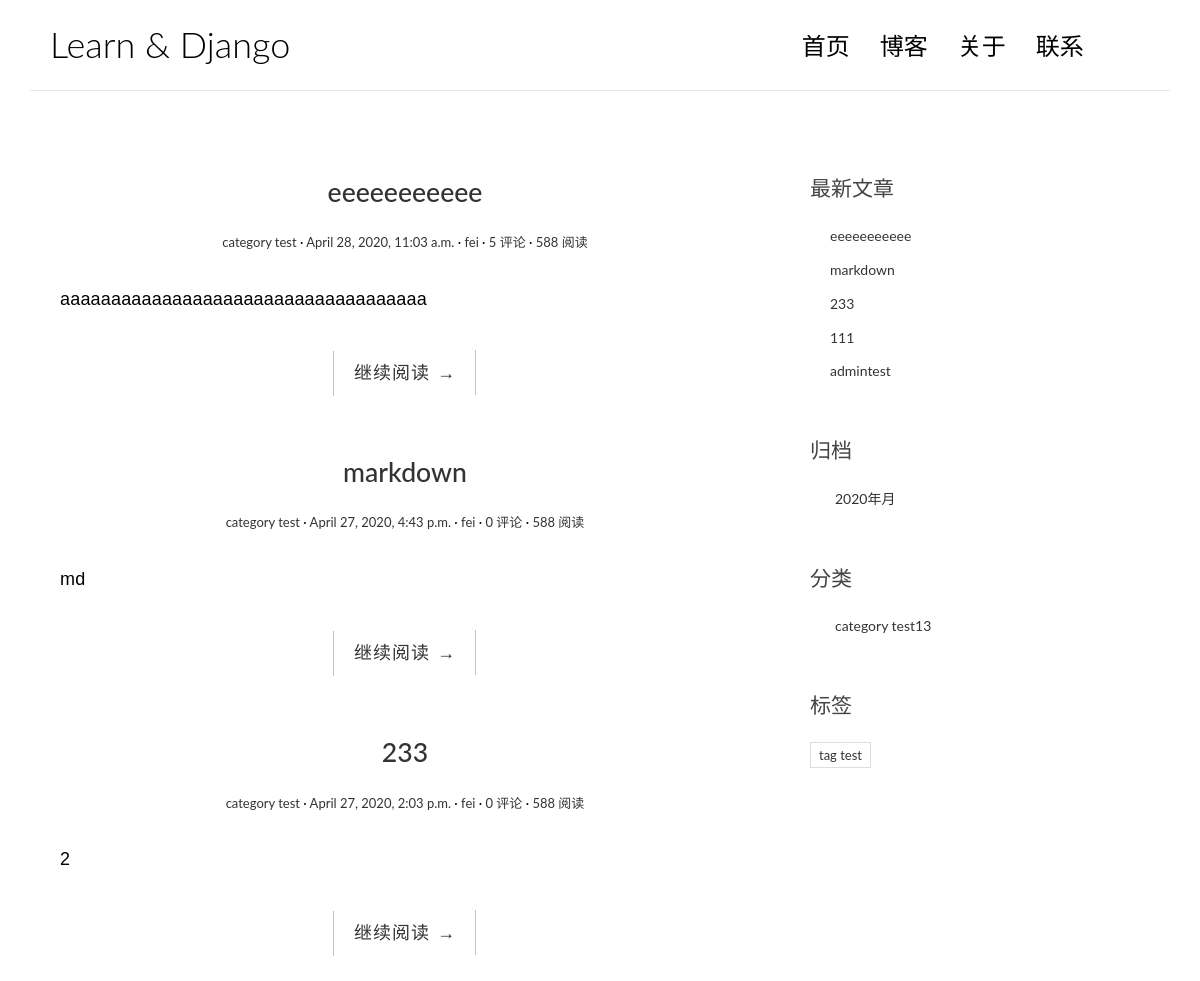
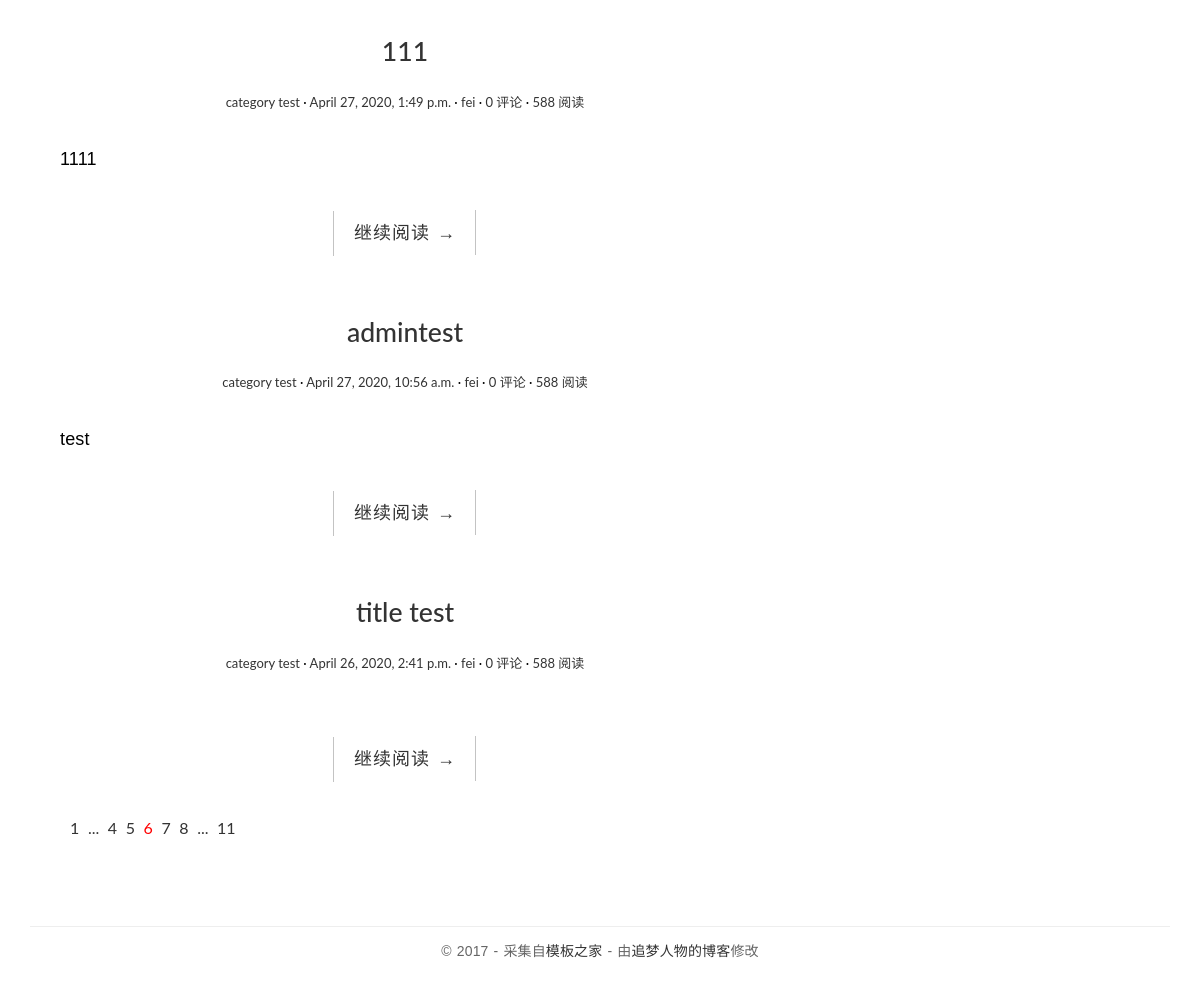
Page /blog on the committed database (2 pictures, top to bottom).
### blog/models.py (models this page shows, shortened)
class Post(models.Model):
    class Meta:
        verbose_name = '文章'
        verbose_name_plural = verbose_name
    title = models.CharField('标题', max_length=100)
    body = models.TextField('正文', max_length=100000)
    created_time = models.DateTimeField('创建时间', default=timezone.now)
    modified_time = models.DateTimeField('修改时间')
    excerpt = models.CharField('摘要', max_length=100, blank=True)
    category = models.ForeignKey(Category, verbose_name='分类', on_delete=models.CASCADE)
    tags = models.ManyToManyField(Tag, verbose_name='标签', blank=True)
    author = models.ForeignKey(User, verbose_name='作者', on_delete=models.CASCADE)
    def get_absolute_url(self):
        return reverse('blog:detail', kwargs={'pk': self.pk})

class Category(models.Model):
    name = models.CharField(max_length=100)
    class Meta:
        verbose_name = '分类'
        verbose_name_plural = verbose_name

class Tag(models.Model):
    name = models.CharField(max_length=100)
    class Meta:
        verbose_name = '标签'
        verbose_name_plural = verbose_name

### blog/views.py (the view)
# urls.py: path('blog', views.index, name='index'),
def index(request):
    post_list = Post.objects.all().order_by('-created_time')
    return render(request, 'blog/index.html', context={
        'post_list': post_list
    })

### blog/templatetags/blog_extra.py (called while the page is built)
@register.inclusion_tag('blog/inclusions/_recent_posts.html', takes_context=True)
def show_recent_posts(context, num=5):
    return {
        'recent_post_list': Post.objects.all().order_by('-created_time')[:num]
    }

@register.inclusion_tag('blog/inclusions/_archives.html', takes_context=True)
def show_archives(context):
    return {
        'date_list': Post.objects.dates('created_time', 'month', order='DESC')
    }

@register.inclusion_tag('blog/inclusions/_categories.html', takes_context=True)
def show_categories(context):
    return {
        'category_list': Category.objects.all()
    }

@register.inclusion_tag('blog/inclusions/_tags.html', takes_context=True)
def show_tags(context):
    return {
        'tag_list': Tag.objects.all()
    }

### templates/blog/index.html
{% extends 'base.html' %}
{% block main %}
    {% for post in post_list %}
        <article class="post post-{{ post.pk }}">
            <header class="entry-header">
                <h1 class="entry-title">
                    <a href="{{ post.get_absolute_url }}">{{ post.title }}</a>
                </h1>
                <div class="entry-meta">
                    <span class="post-category"><a href="#">{{ post.category.name }}</a></span>
                    <span class="post-date"><a href="#"><time class="entry-date"
                                                              datetime="{{ post.created_time }}">{{ post.created_time }}</time></a></span>
                    <span class="post-author"><a href="#">{{ post.author }}</a></span>
                    <span class="comments-link"><a href="{{ post.get_absolute_url }}#comment-area">{{ post.comment_set.count }} 评论</a></span>
                    <span class="views-count"><a href="#">588 阅读</a></span>
                </div>
            </header>
            <div class="entry-content clearfix">
                <p>{{ post.excerpt }}</p>
                <div class="read-more cl-effect-14">
                    <a href="{{ post.get_absolute_url }}" class="more-link">继续阅读 <span class="meta-nav">→</span></a>
                </div>
            </div>
        </article>
    {% empty %}
        <div class="no-post">暂时还没有文章</div>
    {% endfor %}
    <div class="pagination">
        <ul>
            <li><a href="">1</a></li>
            <li><a href="">...</a></li>
            <li><a href="">4</a></li>
            <li><a href="">5</a></li>
            <li class="current"><a href="">6</a></li>
            <li><a href="">7</a></li>
            <li><a href="">8</a></li>
            <li><a href="">...</a></li>
            <li><a href="">11</a></li>
        </ul>
    </div>
{% endblock main %}

### templates/blog/inclusions/_recent_posts.html
<div class="widget widget-recent-posts">
    <h3 class="widget-title">最新文章</h3>
    <ul>
        {% for post in recent_post_list %}
            <li>
                <a href="{{ post.get_absolute_url }}">{{ post.title }}</a>
            </li>
        {% empty %}
            暂无文章
        {% endfor %}
    </ul>
</div>

### templates/blog/inclusions/_categories.html
<div class="widget widget-category">
    <h3 class="widget-title">分类</h3>
    <ul>
        {% for category in category_list %}
            <li>
                <a href="{% url 'blog:category' category.pk %}">{{ category.name }}<span class="post-count">13</span></a>
            </li>
        {% empty %}
            暂无分类
        {% endfor %}
    </ul>
</div>

### templates/blog/inclusions/_tags.html
<div class="widget widget-tag-cloud">
    <h3 class="widget-title">标签</h3>
    <ul>
        {% for tag in tag_list %}
            <li>
                <a href="{% url 'blog:tag' tag.pk %}">{{ tag.name }}</a>
            </li>
        {% empty %}
            暂无标签
        {% endfor %}
    </ul>
</div>

### blog/static/blog/css/custom.css (style rules this page uses)
* { outline: none; }
h1, h2, h3, h4, h5, h6 { margin-top: 0; }
a { color: #333; }
body { color: #444; font-family: 'Lato', sans-serif; }
p { font-family: 'Ubuntu', sans-serif; font-weight: 400; word-spacing: 1px; letter-spacing: 0.01em; }
.post { background: #fff; padding: 30px 30px 0; }
.entry-title { text-align: center; font-size: 1.9em; margin-bottom: 20px; line-height: 1.6; padding: 10px 20px 0; }
.entry-meta { text-align: center; color: #DDDDDD; font-size: 13px; margin-bottom: 30px; }
.entry-content { font-size: 18px; line-height: 1.9; font-weight: 300; color: #000; }
.post-category::after, .post-date::after, .post-author::after, .comments-link::after { content: ' ·'; color: #000; }
.read-more { font-family: 'Ubuntu', sans-serif; font-weight: 400; word-spacing: 1px; letter-spacing: 0.01em; text-align: center; margin-top: 20px; }
.cl-effect-14 a { padding: 0 20px; height: 45px; line-height: 45px; position: relative; display: inline-block; margin: 15px 25px; letter-spacing: 1px; font-weight: 400; text-shadow: 0 0 1px rgba(255, 255, 255, 0.3); }
.cl-effect-14 a::before, .cl-effect-14 a::after { position: absolute; width: 45px; height: 1px; background: #C3C3C3; content: ''; -webkit-transition: all 0.3s; -moz-transition: all 0.3s; transition: all 0.3s; pointer-events: none; }
.cl-effect-14 a::before { top: 0; left: 0; -webkit-transform: rotate(90deg); -moz-transform: rotate(90deg); transform: rotate(90deg); -webkit-transform-origin: 0 0; -moz-transform-origin: 0 0; transform-origin: 0 0; }
.cl-effect-14 a::after { right: 0; bottom: 0; -webkit-transform: rotate(90deg); -moz-transform: rotate(90deg); transform: rotate(90deg); -webkit-transform-origin: 100% 0; -moz-transform-origin: 100% 0; transform-origin: 100% 0; }
.widget { background: #fff; padding: 30px 0 0; }
.widget-title { font-size: 1.5em; margin-bottom: 20px; line-height: 1.6; padding: 10px 0 0; font-weight: 400; }
.widget-recent-posts ul { padding: 0; margin: 0; padding-left: 20px; }
.widget-recent-posts ul li { list-style-type: none; position: relative; line-height: 170%; margin-bottom: 10px; }
.widget-recent-posts ul li::before { content: '\f3d3'; font-family: "Ionicons"; position: absolute; left: -17px; top: 3px; font-size: 16px; color: #000; }
.widget-category ul { padding: 0; margin: 0; padding-left: 25px; }
.widget-category ul li { list-style-type: none; position: relative; line-height: 170%; margin-bottom: 10px; }
.widget-category ul li::before { content: '\f3fe'; font-family: "Ionicons"; position: absolute; left: -25px; top: 1px; font-size: 18px; color: #000; }
.widget-tag-cloud ul { padding: 0; margin: 0; margin-right: -10px; }
.widget-tag-cloud ul li { list-style-type: none; font-size: 13px; display: inline-block; margin-right: 10px; margin-bottom: 10px; padding: 3px 8px; border: 1px solid #ddd; }
.pagination ul { list-style: none; }
.pagination ul li { display: inline-block; font-size: 16px; margin-right: 5px; }
.current a { color: red; }

### rows in the picture
Post: title "eeeeeeeeeee", category.name "category test", created_time "April 28, 2020, 11:03 a.m.", author "fei", comment_set.count "5", excerpt "aaaaaaaaaaaaaaaaaaaaaaaaaaaaaaaaaaaa"
Post: title "markdown", category.name "category test", created_time "April 27, 2020, 4:43 p.m.", author "fei", comment_set.count "0", excerpt "md"
Post: title "233", category.name "category test", created_time "April 27, 2020, 2:03 p.m.", author "fei", comment_set.count "0", excerpt "2"
Post: title "111", category.name "category test", created_time "April 27, 2020, 1:49 p.m.", author "fei", comment_set.count "0", excerpt "1111"
Post: title "admintest", category.name "category test", created_time "April 27, 2020, 10:56 a.m.", author "fei", comment_set.count "0", excerpt "test"
Post: title "title test", category.name "category test", created_time "April 26, 2020, 2:41 p.m.", author "fei", comment_set.count "0"
Category: name "category test"
Tag: name "tag test"

### other values in the picture
{{ date.year }} "2020"
